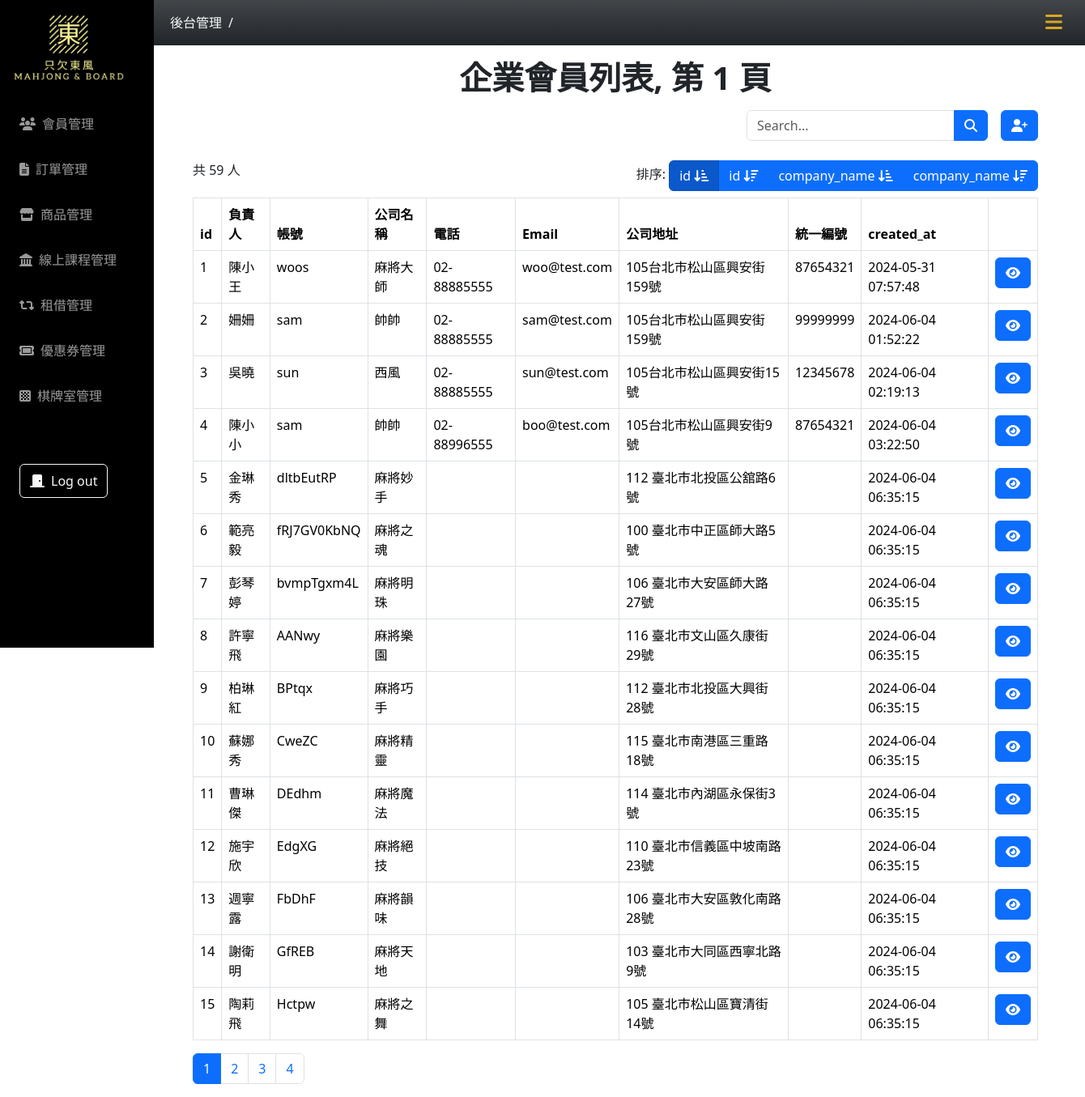
Page /owner-list/users.php?page=1&order=1 on the earlier database version.
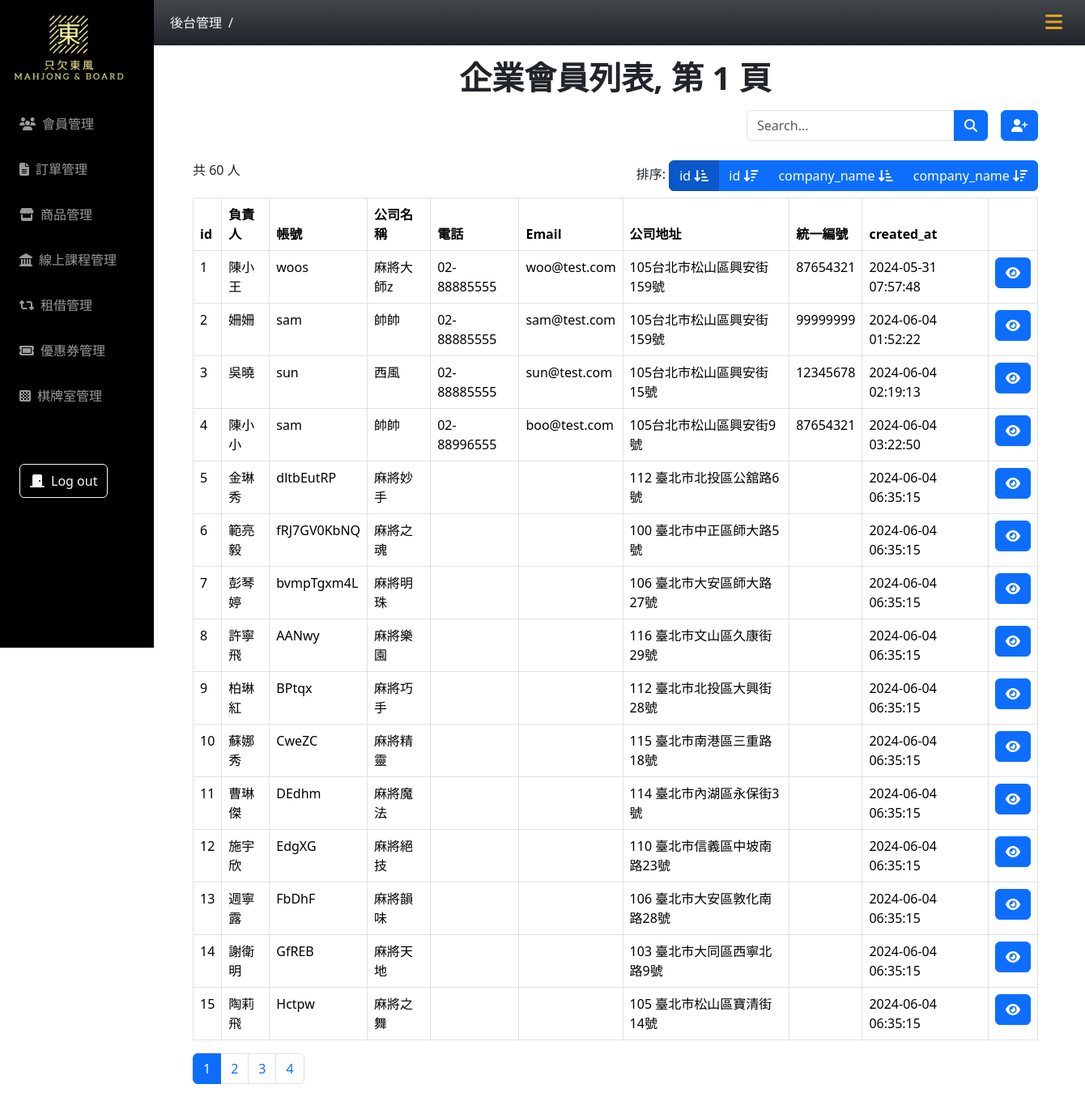
Same page on the later database version.
### tables this page shows
CREATE TABLE `owner` (
  `id` int(11) NOT NULL,
  `member_type` text NOT NULL DEFAULT '企業會員',
  `account` varchar(50) NOT NULL,
  `password` varchar(255) NOT NULL DEFAULT '12345',
  `company_name` varchar(100) NOT NULL,
  `company_phone` varchar(20) NOT NULL,
  `fax_phone` varchar(20) DEFAULT NULL,
  `company_email` varchar(100) NOT NULL,
  `company_address` varchar(255) NOT NULL,
  `responsible_person` varchar(50) NOT NULL,
  `tax_ID_number` text NOT NULL,
  `created_at` timestamp NOT NULL DEFAULT current_timestamp(),
  `valid` text NOT NULL DEFAULT '1'
);

### owner-list/users.php (the view, shortened to what this page needs)
<?php
require_once("../db_connect_mahjong.php");
$sqlAll = "SELECT * FROM owner WHERE valid = 1";
$resultAll = $conn->query($sqlAll);
$allUserCount = $resultAll->num_rows;
if (isset($_GET["search"])) {
  $search = $_GET["search"];
  $sql = "SELECT * FROM owner WHERE (account LIKE '%$search%' OR company_name LIKE '%$search%' OR company_address LIKE '%$search%') AND valid = 1 ";
  $pageTitle = "$search 的搜尋結果";
} else if (isset($_GET["page"]) && isset($_GET["order"])) {
  $page = $_GET["page"];
  $perPage = 15;
  $firstItem = ($page - 1) * $perPage;
  $pageCount = ceil($allUserCount / $perPage);
  $order = $_GET["order"];
  switch ($order) {
    case 1:
      $orderClause = "ORDER BY id ASC";
      break;
  }
  $sql = "SELECT * FROM owner WHERE valid=1 $orderClause LIMIT $firstItem,$perPage";
  $pageTitle = "企業會員列表, 第 $page 頁";
} else {
  $sql = "SELECT id, company_name ,email, phone FROM owner WHERE valid = 1";
  $pageTitle = "使用者列表";
  header("location:users.php?page=1&order=1");
}
$result = $conn->query($sql);
$rows = $result->fetch_all(MYSQLI_ASSOC);
$userCount = $result->num_rows;
if (isset($_GET["page"])) {
  $userCount = $allUserCount;
}
?>
<!doctype html>
<html lang="en">
<head>
  <?php include("../css-mahjong.php") ?>
</head>
<body>
  <?php include("../nav.php") ?>
  <div class="container main-content px-5">
    <h1 class="text-center fw-semibold pt-3"><?= $pageTitle ?></h1>
    <div class="py-2 mb-3">
      <div class="d-flex justify-content-between">
        <div class="d-flex gap-3">
          <form action="">
            <div class="input-group  position-relative z-0">
              <input type="text" class="form-control" placeholder="Search..." name="search">
              <button class="btn btn-primary" type="submit">
                <i class="fa-solid fa-magnifying-glass"></i>
              </button>
            </div>
          </form>
          <a href="create-user.php" class="btn btn-primary">
            <i class="fa-solid fa-user-plus"></i>
          </a>
        </div>
      </div>
    </div>
    <div class="pb-2 d-flex justify-content-between">
      <div>
        <?= "共 $userCount 人" ?>
      </div>
      <?php if (isset($_GET["page"])) : ?>
        <div>
          排序: <div class="btn-group  position-relative z-0">
            <a href="?page=<?= $page ?>&order=1" class="btn btn-primary
            <?php if ($order == 1) echo "active" ?>">
              id <i class=" fa-solid fa-arrow-down-short-wide"></i>
            </a>
            <a href="?page=<?= $page ?>&order=2" class="btn btn-primary
            <?php if ($order == 2) echo "active" ?>">
              id <i class="fa-solid fa-arrow-down-wide-short"></i>
            </a>
            <a href="?page=<?= $page ?>&order=3" class="btn btn-primary
            <?php if ($order == 3) echo "active" ?>">
              company_name <i class="fa-solid fa-arrow-down-short-wide"></i>
            </a>
            <a href="?page=<?= $page ?>&order=4" class="btn btn-primary
            <?php if ($order == 4) echo "active" ?>">
              company_name <i class="fa-solid fa-arrow-down-wide-short"></i>
            </a>
          </div>
        </div>
      <?php endif; ?>
    </div>
    <?php if ($result->num_rows > 0) : ?>
      <table class="table table-bordered">
        <thead>
          <tr>
            <th>id</th>
            <th>負責人</th>
            <th>帳號</th>
            <th>公司名稱</th>
            <th>電話</th>
            <th>Email</th>
            <th>公司地址</th>
            <th>統一編號</th>
            <th>created_at</th>
            <th></th>
          </tr>
        </thead>
        <tbody>
          <?php foreach ($rows as $owner) : ?>
            <tr>
              <td><?= $owner["id"] ?></td>
              <td><?= $owner["responsible_person"] ?></td>
              <td><?= $owner["account"] ?></td>
              <td><?= $owner["company_name"] ?></td>
              <td><?= $owner["company_phone"] ?></td>
              <td><?= $owner["company_email"] ?></td>
              <td><?= $owner["company_address"] ?></td>
              <td><?= $owner["tax_ID_number"] ?></td>
              <td><?= $owner["created_at"] ?></td>
              <td>
                <a href="user.php?id=<?= $owner["id"] ?>" class="btn btn-primary">
                  <i class="fa-solid fa-eye"></i>
                </a>
              </td>
            </tr>
          <?php endforeach; ?>
        </tbody>
      </table>
      <?php if (isset($_GET["page"])) : ?>
        <nav aria-label="Page navigation example">
          <ul class="pagination">
            <?php for ($i = 1; $i <= $pageCount; $i++) : ?>
              <li class="page-item <?php if ($i == $page) echo "active" ?> ">
                <a class=" page-link" href="?page=<?= $i ?>&order=<?= $order ?>"><?= $i ?></a>
              </li>
            <?php endfor; ?>
          </ul>
        </nav>
      <?php endif; ?>
    <?php else : ?>
      <?php echo "沒有使用者"; ?>
    <?php endif; ?>
  </div>
</body>
</html>

Differences in the rows shown:
changed owner "陳小王": company_name "麻將大師" → "麻將大師z"
Other differences:
$userCount: "59" → "60"
